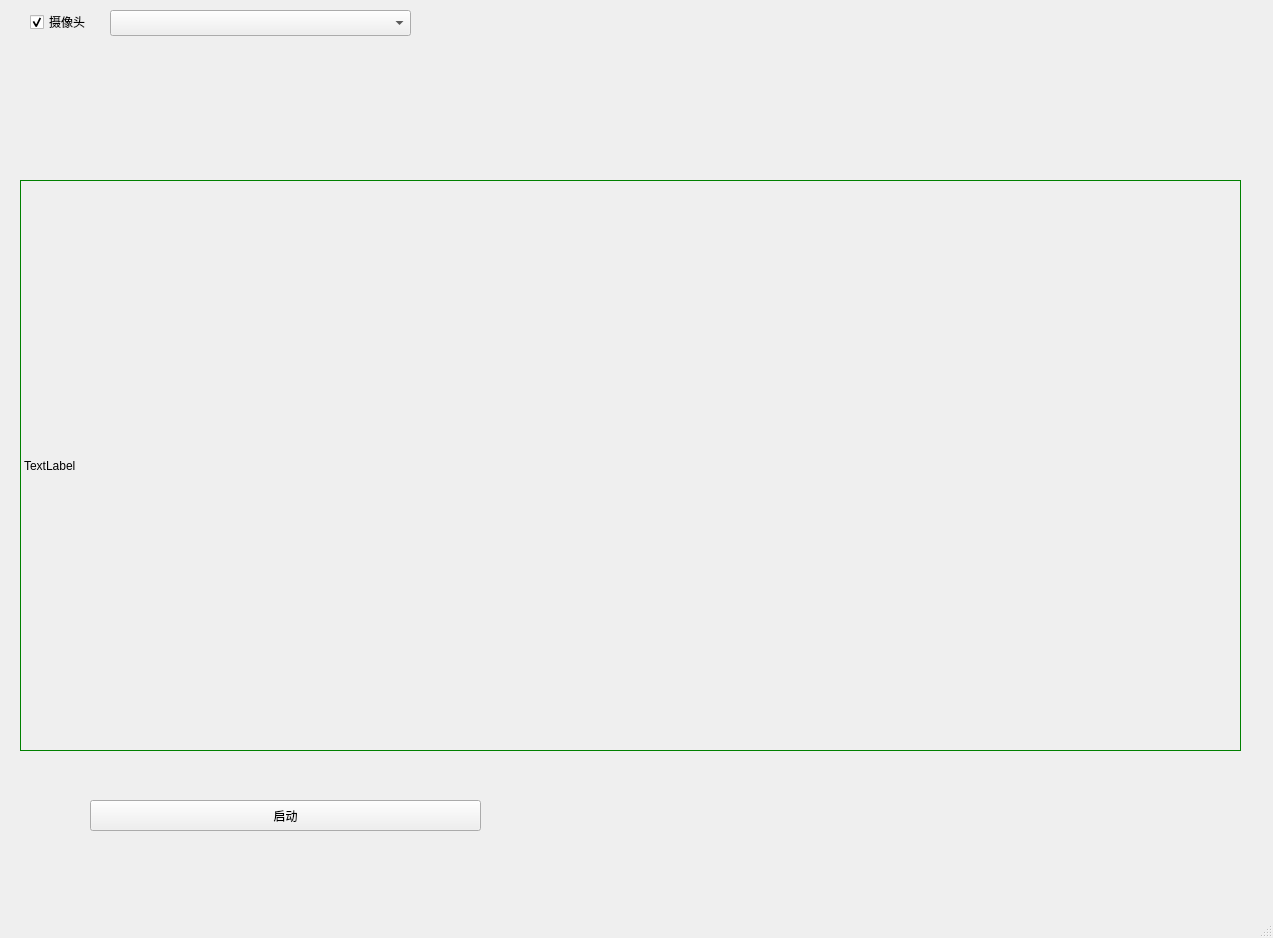
<?xml version="1.0" encoding="UTF-8"?>
<ui version="4.0">
 <class>ObjRangingMainWindow</class>
 <widget class="QMainWindow" name="ObjRangingMainWindow">
  <property name="geometry">
   <rect>
    <x>0</x>
    <y>0</y>
    <width>1273</width>
    <height>938</height>
   </rect>
  </property>
  <property name="windowTitle">
   <string>目标检测、双目测距</string>
  </property>
  <widget class="QWidget" name="centralwidget">
   <widget class="QLabel" name="img">
    <property name="geometry">
     <rect>
      <x>20</x>
      <y>180</y>
      <width>1221</width>
      <height>571</height>
     </rect>
    </property>
    <property name="styleSheet">
     <string notr="true">border:1px solid green;</string>
    </property>
    <property name="text">
     <string>TextLabel</string>
    </property>
    <property name="scaledContents">
     <bool>true</bool>
    </property>
   </widget>
   <widget class="QPushButton" name="yoloBtn">
    <property name="geometry">
     <rect>
      <x>90</x>
      <y>800</y>
      <width>391</width>
      <height>31</height>
     </rect>
    </property>
    <property name="text">
     <string>启动</string>
    </property>
   </widget>
   <widget class="QWidget" name="widget" native="true">
    <property name="geometry">
     <rect>
      <x>100</x>
      <y>40</y>
      <width>311</width>
      <height>41</height>
     </rect>
    </property>
    <layout class="QHBoxLayout" name="horizontalLayout_3"/>
   </widget>
   <widget class="QCheckBox" name="cameraBox">
    <property name="geometry">
     <rect>
      <x>30</x>
      <y>10</y>
      <width>61</width>
      <height>24</height>
     </rect>
    </property>
    <property name="text">
     <string>摄像头</string>
    </property>
    <property name="checked">
     <bool>true</bool>
    </property>
   </widget>
   <widget class="QComboBox" name="cNodeComboBx">
    <property name="geometry">
     <rect>
      <x>110</x>
      <y>10</y>
      <width>301</width>
      <height>26</height>
     </rect>
    </property>
   </widget>
  </widget>
  <widget class="QMenuBar" name="menubar">
   <property name="geometry">
    <rect>
     <x>0</x>
     <y>0</y>
     <width>1273</width>
     <height>28</height>
    </rect>
   </property>
  </widget>
  <widget class="QStatusBar" name="statusbar"/>
 </widget>
 <resources/>
 <connections/>
</ui>
